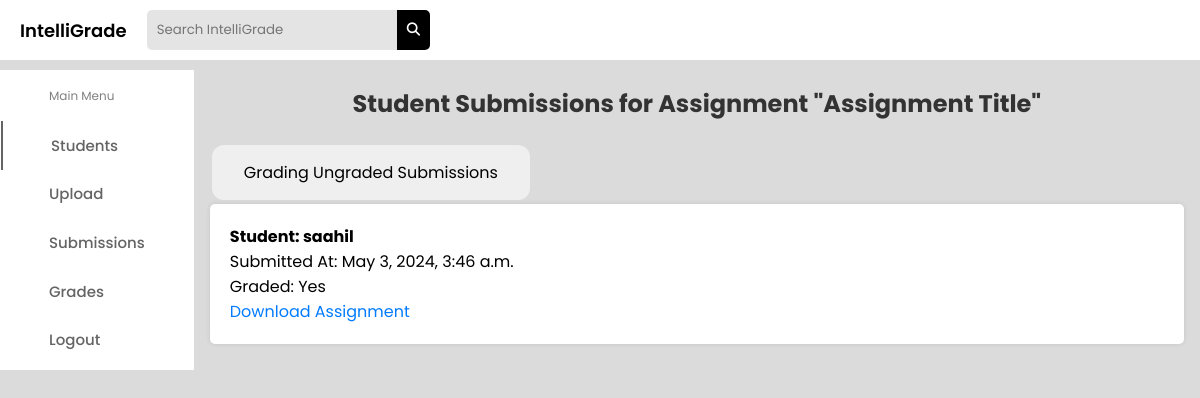
/teacher/assignments/2/, run on the app's committed database.
### students/models.py (models this page shows, shortened)
class StudentSubmission(models.Model):
    student = models.ForeignKey(User, on_delete=models.CASCADE, related_name='test_submissions')
    test_assignment = models.ForeignKey(TestAssignment, on_delete=models.CASCADE)
    file = models.FileField(upload_to=submission_directory_path)
    ocr_file = models.FileField(upload_to=ocr_directory_path, blank=True, null=True)  # Field for OCR file path
    submitted_at = models.DateTimeField(auto_now_add=True)
    submitted = models.BooleanField(default=False)
    graded = models.BooleanField(default=False,editable=True)

### teachers/views.py (the view)
# urls.py: path('assignments/<int:assignment_id>/', view_student_submissions, name='view_student_submissions'),
def view_student_submissions(request, assignment_id):
    assignment = get_object_or_404(TestAssignment, pk=assignment_id)
    submissions = StudentSubmission.objects.filter(test_assignment=assignment)
    return render(request, 'view_student_submissions.html', {'assignment': assignment, 'submissions': submissions})

### teachers/templates/view_student_submissions.html (shortened to what this page needs)
<!DOCTYPE html>
<html lang="en">
<head>
    <link rel="stylesheet" href="https://cdnjs.cloudflare.com/ajax/libs/font-awesome/6.2.0/css/all.min.css" />
</head>
<body>
<header class="header">
    <div class="logo">
        <a href="#">IntelliGrade</a>
        <div class="search_box">
            <input type="text" placeholder="Search IntelliGrade">
            <button><i class="fas fa-search"></i></button>
        </div>
    </div>
</header>
<div class="container">
    <nav>
        <div class="side_navbar">
            <span>Main Menu</span>
            <a href="/teacher/dashboard" class="active">Students</a>
            <a href="/teacher/upload">Upload</a>
            <a href="/teacher/assignments">Submissions</a>
            <a href="/teacher/view_grades/">Grades</a>
            <a href="{% url 'logout' %}">Logout</a>
        </div>
    </nav>
    <div class="main-body">
        <h1>Student Submissions for Assignment "Assignment Title"</h1>
        <form action="{% url 'activate_grading_app_ungraded' assignment.assignment_id %}" method="post">
            <button type="submit"  class="activate-button">Grading Ungraded Submissions</button>
        </form>
        {% if submissions %}
            <ul>
                {% for submission in submissions %}
                    <li>
                        <strong>Student: {{ submission.student.username }}</strong><br>
                        Submitted At: {{ submission.submitted_at }}<br>
                        {% if submission.graded %}
                            Graded: Yes
                        {% else %}
                            Graded: No
                        {% endif %}
                        <br>
                        <a href="{% url 'assignment_download' submission.file %}" target="_blank">Download Assignment</a>
                    </li>
                {% endfor %}
            </ul>
        {% else %}
            <p>No submissions found for this assignment.</p>
        {% endif %}
    </div>
</div>
</body>
</html>

### teachers/templates/view_student_submissions.html (style rules this page uses)
* { margin: 0; padding: 0; border: none; outline: none; text-decoration: none; box-sizing: border-box; font-family: "Poppins", sans-serif; }
body { background: rgb(219, 219, 219); }
.header { display: flex; align-items: center; justify-content: space-between; height: 60px; padding: 20px; background: #fff; }
.logo { display: flex; align-items: center; }
.logo a { color: #000; font-size: 18px; font-weight: 600; margin-right: 20px; }
.search_box { display: flex; align-items: center; }
.search_box input { padding: 10px; width: 250px; background: rgb(228, 228, 228); border-top-left-radius: 5px; border-bottom-left-radius: 5px; border: none; outline: none; }
.search_box button { padding: 10px; background: #000; color: #fff; border: none; border-top-right-radius: 5px; border-bottom-right-radius: 5px; cursor: pointer; }
.container { margin-top: 10px; display: flex; justify-content: space-between; }
nav { background: #fff; }
.side_navbar { padding: 1px; display: flex; flex-direction: column; }
.side_navbar span { color: gray; margin: 1rem 3rem; font-size: 12px; }
.side_navbar a { width: 100%; padding: 0.8rem 3rem; font-weight: 500; font-size: 15px; color: rgb(100, 100, 100); }
.side_navbar .active { border-left: 2px solid rgb(100, 100, 100); }
.main-body { width: 100%; padding: 1rem; }
h1 { margin-bottom: 20px; text-align: center; color: #333; font-size: 24px; }
ul { list-style-type: none; padding: 0; }
li { background-color: #fff; padding: 20px; border-radius: 5px; margin-bottom: 10px; box-shadow: 0 0 5px rgba(0, 0, 0, 0.1); }
strong { font-size: 16px; }
a { color: #007bff; text-decoration: none; }
.activate-button { border: none; color: black; padding: 15px 32px; text-align: center; text-decoration: none; display: inline-block; font-size: 16px; margin: 4px 2px; transition-duration: 0.4s; cursor: pointer; border-radius: 12px; }

### data on the page
StudentSubmission: student.username "saahil", submitted_at "May 3, 2024, 3:46 a.m.", graded "Graded: Yes"
